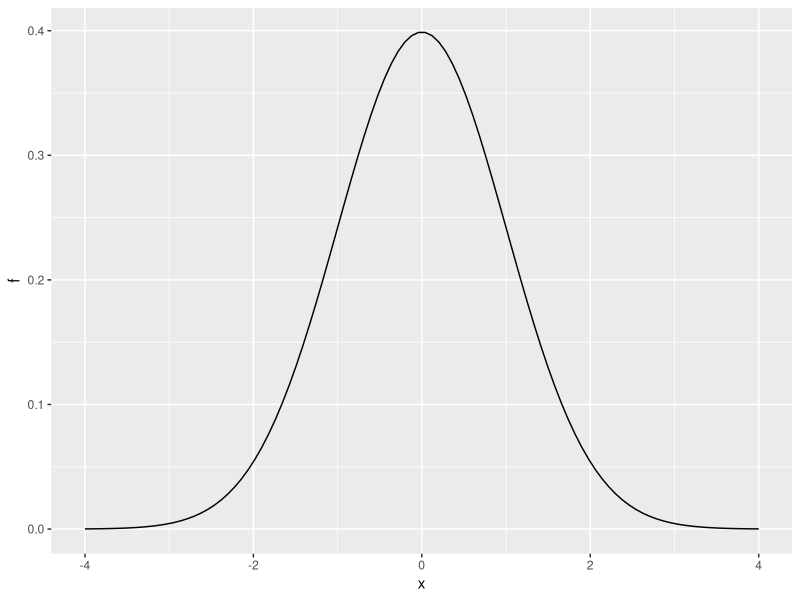
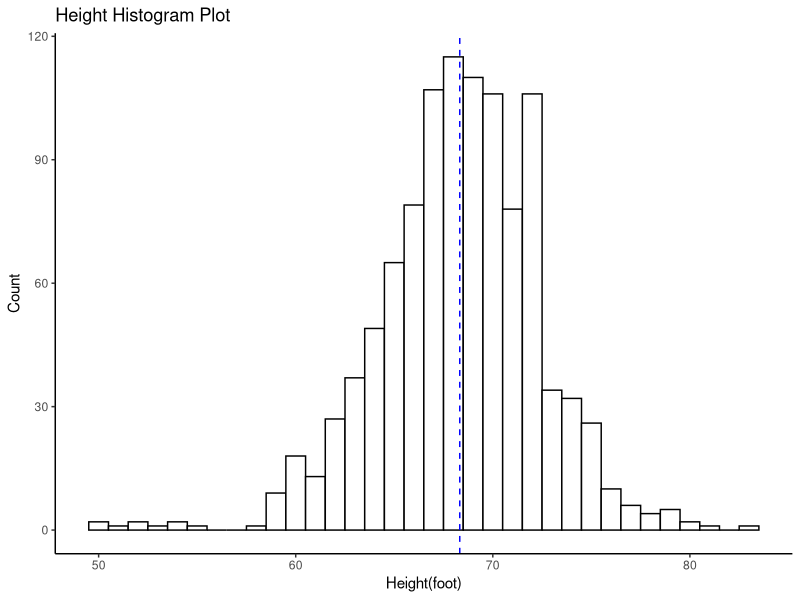

Source code (R) for these figures, in order: (Note: this script raises an error after producing the figures.)
## Probability in R

install.packages("gtools")
library(gtools)
library(tidyverse)
library(dslabs)
library(ggplot2)
library(dplyr)

# Pick a bead at random from a bag that contains three blue beads and two red ones.
# Random number generators permit us to mimic the process of picking at random.

# First, we use the function rep to generate the the bag:

beads <- rep(c('red', 'blue'), times = c(2, 3))
beads

sample(beads, 1)

# to perform our first Monte Carlo Simulation, we use the replicate function,
# which permits rept=10,000 times

rept <- 10000
events <- replicate(rept, sample(beads, 1))

# we can now see if our definition actually is in agreement with this Monte
# Carlo simulation

tab <- table(events)
tab

# prop.table gives us the proportions

prop.table(tab)

# set a random seed

set.seed(1)

# with and without replacement

events <- sample(beads, 10000, replace = TRUE)
prop.table(table(events))

events <- sample(beads, 5, replace = FALSE)
prop.table(table(events))

# combinations and permutations

# first lets construct a deck of cards. for this, we will use the exapand.grid
# and paste . we can paste to create strings by joining smaller things. to do
# this we take the number and suit of a card and create a card.

number <- "3"
suit <- "Hearts"
paste(number, suit)

# here is how to generate a deck of cards

suits <- c("Diamonds", "Clubs", "Hearts", "Spades")
numbers <- c("Ace", "Duece", "Three", "Four", "Five", "Six", "Seven", "Eight",
             "Nine", "Ten", "Jack", "Queen", "King")
deck <- expand.grid(number = numbers, suit = suits)
deck <- paste(deck$number, deck$suit)

# with the deck constructed we can double check that the probability of a king 
# in the deck is 1/13 by computing the proportion of possible outcomes that 
# satisfy our conditions

kings <- paste("King", suits)
mean(deck %in% kings)

# to compute all the possible ways we can choose two cards when the order 
# matters

hands <- permutations(52, 2, v = deck)

first_card <- hands[, 1]
second_card <- hands[, 2]

kings <- paste("King", suits)

# to get the conditional probability we compute what fraction of these have a 
# king in the hand

sum(first_card %in% kings & second_card %in% kings) / sum(first_card %in% kings)

# continuous probability

data(heights)
x <- heights %>%
  filter(sex == "Male") %>%
  pull(height)
m <- mean(x)
s <- sd(x)
1 - pnorm(70.5, m, s)

pnorm(70.9, m, s) - pnorm(70.1, m, s)

x <- seq(-4, 4, length.out = 100)
qplot(x, f, geom = "line", data = data.frame(x, f = dnorm(x)))

# height dataset in dslabs

ggplot(heights, aes(x = height, fill = sex)) +
  geom_histogram(binwidth = 1, fill = "white", color = "black") +
  geom_vline(aes(xintercept = mean(height)), color = "blue",
             linetype = "dashed") +
  labs(title = "Height Histogram Plot", x = "Height(foot)", y = "Count") +
  theme_classic()

# change line colors by groups need dpylr 

mu <- dyplr(heights, "sex", summarise, grp.mean = mean(height))
head(mu)
